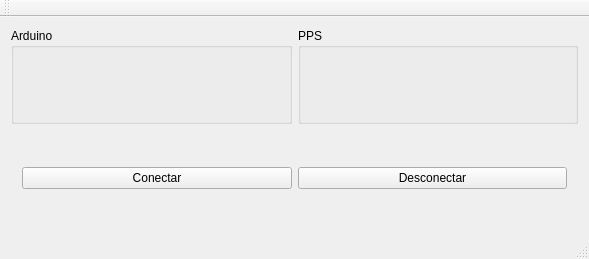
<?xml version="1.0" encoding="UTF-8"?>
<ui version="4.0">
 <class>MainWindow</class>
 <widget class="QMainWindow" name="MainWindow">
  <property name="geometry">
   <rect>
    <x>0</x>
    <y>0</y>
    <width>589</width>
    <height>259</height>
   </rect>
  </property>
  <property name="windowTitle">
   <string>MainWindow</string>
  </property>
  <property name="windowIcon">
   <iconset resource="resources/resource.qrc">
    <normaloff>:/icon_128.png</normaloff>:/icon_128.png</iconset>
  </property>
  <widget class="QWidget" name="centralWidget">
   <layout class="QGridLayout" name="gridLayout">
    <item row="1" column="1">
     <layout class="QVBoxLayout" name="verticalLayout_4">
      <item>
       <layout class="QHBoxLayout" name="horizontalLayout">
        <property name="sizeConstraint">
         <enum>QLayout::SetFixedSize</enum>
        </property>
        <item>
         <widget class="QGroupBox" name="groupArduino">
          <property name="styleSheet">
           <string notr="true"/>
          </property>
          <property name="title">
           <string>Arduino</string>
          </property>
          <layout class="QVBoxLayout" name="verticalLayout_3">
           <property name="leftMargin">
            <number>0</number>
           </property>
           <property name="topMargin">
            <number>0</number>
           </property>
           <property name="rightMargin">
            <number>0</number>
           </property>
           <property name="bottomMargin">
            <number>0</number>
           </property>
          </layout>
         </widget>
        </item>
        <item>
         <widget class="QGroupBox" name="groupPPS">
          <property name="styleSheet">
           <string notr="true"/>
          </property>
          <property name="title">
           <string>PPS</string>
          </property>
          <layout class="QVBoxLayout" name="verticalLayout_2">
           <property name="leftMargin">
            <number>0</number>
           </property>
           <property name="topMargin">
            <number>0</number>
           </property>
           <property name="rightMargin">
            <number>0</number>
           </property>
           <property name="bottomMargin">
            <number>0</number>
           </property>
          </layout>
         </widget>
        </item>
       </layout>
      </item>
      <item>
       <widget class="QWidget" name="horizontalWidget" native="true">
        <property name="minimumSize">
         <size>
          <width>0</width>
          <height>0</height>
         </size>
        </property>
        <property name="maximumSize">
         <size>
          <width>16777215</width>
          <height>16777215</height>
         </size>
        </property>
        <layout class="QHBoxLayout" name="horizontalLayout_2">
         <item>
          <widget class="QPushButton" name="pbConnect">
           <property name="text">
            <string>Conectar</string>
           </property>
          </widget>
         </item>
         <item>
          <widget class="QPushButton" name="pbDisconnect">
           <property name="text">
            <string>Desconectar</string>
           </property>
          </widget>
         </item>
        </layout>
       </widget>
      </item>
     </layout>
    </item>
   </layout>
  </widget>
  <widget class="QMenuBar" name="menuBar">
   <property name="geometry">
    <rect>
     <x>0</x>
     <y>0</y>
     <width>589</width>
     <height>21</height>
    </rect>
   </property>
  </widget>
  <widget class="QToolBar" name="mainToolBar">
   <attribute name="toolBarArea">
    <enum>TopToolBarArea</enum>
   </attribute>
   <attribute name="toolBarBreak">
    <bool>false</bool>
   </attribute>
  </widget>
  <widget class="QStatusBar" name="statusBar"/>
 </widget>
 <layoutdefault spacing="6" margin="11"/>
 <resources>
  <include location="resources/resource.qrc"/>
 </resources>
 <connections/>
</ui>
